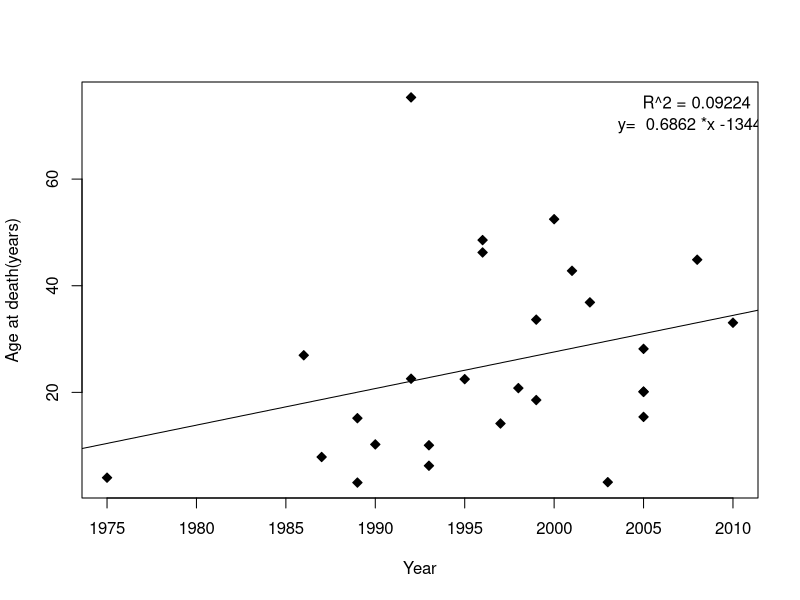

This figure's R source:
## ---- chunk 1
knitr::opts_chunk$set(echo = TRUE, fig.path="../figs/")
## ---- chunk 2
survival<-read.csv("../data/M_Type_A_survival.csv")
## ---- chunk 3
mean(survival$Age.at.death)
median(survival$Age.at.death)
lm.reg<-lm(Age.at.death~Year.of.death,data=survival)
plot(survival$Year.of.death,survival$Age.at.death,pch=23,bg="black",ylab="Age at death(years)",xlab="Year")
abline(lm.reg)
legend("topright", bty="n", legend=paste("R^2 =", 
format(summary(lm.reg)$r.squared, digits=4)))
text(2003,70,paste("y= ", round(lm.reg$coef[2],4), "*x",round(lm.reg$coef[1],4)), pos=4, cex=1)
text(1965, 80, "b", cex=3)
